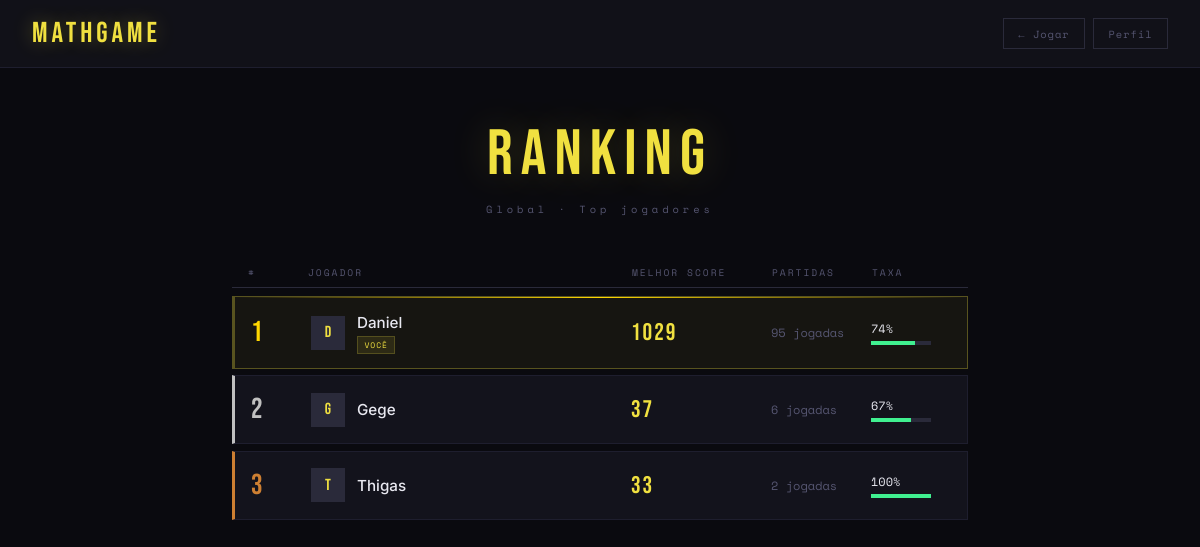
The page /ranking (signed in) on the database its author committed.
### tables this page shows
CREATE TABLE usuarios (
            id INTEGER PRIMARY KEY AUTOINCREMENT,
            username TEXT UNIQUE NOT NULL,
            senha_hash TEXT NOT NULL,
            criado_em TEXT NOT NULL,
            total_partidas INTEGER DEFAULT 0,
            total_acertos INTEGER DEFAULT 0,
            melhor_pontuacao INTEGER DEFAULT 0
        );

### app.py (the view)
@app.route('/ranking')
def ranking():
    redir = exige_login()
    if redir:
        return redir
    usuario = usuario_logado()
    dados_ranking = buscar_ranking(20)
    return render_template('ranking.html', usuario=usuario, ranking=dados_ranking)

### app.py (called while the page is built)
def usuario_logado() -> dict | None:
    uid = session.get('usuario_id')
    if uid:
        return buscar_usuario(uid)
    return None

def exige_login():
    if not usuario_logado():
        return redirect(url_for('login'))
    return None

### models/database.py (called while the page is built)
def get_connection() -> sqlite3.Connection:
    conn = sqlite3.connect(DB_PATH)
    conn.row_factory = sqlite3.Row
    return conn

def buscar_usuario(usuario_id: int) -> dict | None:
    conn = get_connection()
    u = conn.execute('SELECT * FROM usuarios WHERE id = ?', (usuario_id,)).fetchone()
    conn.close()
    return dict(u) if u else None

def buscar_ranking(limite: int = 10) -> list[dict]:
    conn = get_connection()
    rows = conn.execute('''
        SELECT username, melhor_pontuacao, total_partidas, total_acertos
        FROM usuarios
        WHERE total_partidas > 0
        ORDER BY melhor_pontuacao DESC
        LIMIT ?
    ''', (limite,)).fetchall()
    conn.close()
    return [dict(r) for r in rows]

### templates/ranking.html (shortened to what this page needs)
<!DOCTYPE html>
<html lang="pt-br">
<head>
</head>
<body>
<header>
  <a href="/jogo" class="header-logo">MATHGAME</a>
  <div class="header-nav">
    <a href="/jogo" class="nav-btn">← Jogar</a>
    <a href="/perfil" class="nav-btn">Perfil</a>
  </div>
</header>
<main>
  <div class="page-header">
    <div class="page-title">Ranking</div>
    <div class="page-sub">Global · Top jogadores</div>
  </div>
  {% if ranking %}
  <div class="ranking-header">
    <span>#</span>
    <span>Jogador</span>
    <span>Melhor Score</span>
    <span>Partidas</span>
    <span>Taxa</span>
  </div>
  {% for jogador in ranking %}
  {% set taxa = (jogador.total_acertos / jogador.total_partidas * 100)|round(0)|int if jogador.total_partidas > 0 else 0 %}
  <div class="ranking-row pos-{{ loop.index }} {% if jogador.username == usuario.username %}meu-perfil{% endif %}">
    <div class="col-pos">{{ loop.index }}</div>
    <div class="col-user">
      <div class="avatar">{{ jogador.username[0]|upper }}</div>
      <div>
        <div class="username">{{ jogador.username }}</div>
        {% if jogador.username == usuario.username %}
        <span class="eu-badge">VOCÊ</span>
        {% endif %}
      </div>
    </div>
    <div class="col-pontos">{{ jogador.melhor_pontuacao }}</div>
    <div class="col-partidas">{{ jogador.total_partidas }} jogadas</div>
    <div class="col-taxa">
      {{ taxa }}%
      <div class="taxa-bar">
        <div class="taxa-fill" style="width: {{ taxa }}%"></div>
      </div>
    </div>
  </div>
  {% endfor %}
  {% else %}
  <div class="empty-state">
    Nenhum jogador ainda.<br>
    Seja o primeiro!<br><br>
    <a href="/jogo" class="btn-jogar">Jogar Agora</a>
  </div>
  {% endif %}
</main>
</body>
</html>

### templates/ranking.html (style rules this page uses)
:root { --bg: #0a0a0f; --surface: #111118; --border: #1e1e2e; --border2: #2a2a3a; --accent: #f0e040; --accent2: #40e0f0; --green: #40f090; --danger: #f04060; --text: #e8e8f0; --muted: #555570; --card: #13131c; --gold: #ffd700; --silver: #c0c0c0; --bronze: #cd7f32; }
* { margin: 0; padding: 0; box-sizing: border-box; }
body { background: var(--bg); color: var(--text); font-family: 'Inter', sans-serif; min-height: 100vh; }
header { display: flex; align-items: center; justify-content: space-between; padding: 1rem 2rem; border-bottom: 1px solid var(--border); background: var(--surface); }
.header-logo { font-family: 'Bebas Neue', sans-serif; font-size: 1.8rem; color: var(--accent); letter-spacing: 4px; text-shadow: 0 0 20px rgba(240,224,64,0.3); text-decoration: none; }
.header-nav { display: flex; gap: 0.5rem; }
.nav-btn { padding: 0.4rem 0.9rem; background: none; border: 1px solid var(--border2); color: var(--muted); font-family: 'Space Mono', monospace; font-size: 0.65rem; letter-spacing: 1px; cursor: pointer; transition: all 0.2s; text-decoration: none; display: inline-flex; align-items: center; }
main { max-width: 800px; margin: 3rem auto; padding: 0 2rem; }
.page-header { text-align: center; margin-bottom: 2.5rem; }
.page-title { font-family: 'Bebas Neue', sans-serif; font-size: 4rem; letter-spacing: 8px; color: var(--accent); text-shadow: 0 0 40px rgba(240,224,64,0.2); }
.page-sub { font-family: 'Space Mono', monospace; font-size: 0.65rem; color: var(--muted); letter-spacing: 4px; margin-top: 0.5rem; }
.ranking-header { display: grid; grid-template-columns: 60px 1fr 140px 100px 80px; padding: 0.5rem 1rem; font-family: 'Space Mono', monospace; font-size: 0.6rem; letter-spacing: 2px; color: var(--muted); text-transform: uppercase; border-bottom: 1px solid var(--border2); margin-bottom: 0.5rem; }
.ranking-row { display: grid; grid-template-columns: 60px 1fr 140px 100px 80px; padding: 1rem; border: 1px solid var(--border); background: var(--card); margin-bottom: 0.4rem; align-items: center; transition: all 0.2s; position: relative; overflow: hidden; }
.ranking-row.pos-1 { border-left: 3px solid var(--gold); }
.ranking-row.pos-2 { border-left: 3px solid var(--silver); }
.ranking-row.pos-3 { border-left: 3px solid var(--bronze); }
.ranking-row.meu-perfil { border-color: rgba(240,224,64,0.3); background: rgba(240,224,64,0.05); }
.ranking-row.pos-1::before { content: ''; position: absolute; top: 0; left: 0; right: 0; height: 1px; background: linear-gradient(90deg, transparent, var(--gold), transparent); }
.col-pos { font-family: 'Bebas Neue', sans-serif; font-size: 1.8rem; color: var(--muted); letter-spacing: 2px; }
.ranking-row.pos-1 .col-pos { color: var(--gold); }
.ranking-row.pos-2 .col-pos { color: var(--silver); }
.ranking-row.pos-3 .col-pos { color: var(--bronze); }
.col-user { display: flex; align-items: center; gap: 0.75rem; }
.avatar { width: 34px; height: 34px; background: var(--border2); display: flex; align-items: center; justify-content: center; font-family: 'Bebas Neue', sans-serif; font-size: 1rem; color: var(--accent); flex-shrink: 0; }
.username { font-weight: 500; font-size: 0.95rem; }
.eu-badge { font-family: 'Space Mono', monospace; font-size: 0.5rem; letter-spacing: 1px; color: var(--accent); background: rgba(240,224,64,0.1); border: 1px solid rgba(240,224,64,0.2); padding: 0.1rem 0.4rem; }
.col-pontos { font-family: 'Bebas Neue', sans-serif; font-size: 1.5rem; color: var(--accent); letter-spacing: 2px; }
.col-partidas { font-family: 'Space Mono', monospace; font-size: 0.75rem; color: var(--muted); }
.col-taxa { font-family: 'Space Mono', monospace; font-size: 0.75rem; }
.taxa-bar { width: 60px; height: 4px; background: var(--border2); margin-top: 4px; overflow: hidden; }
.taxa-fill { height: 100%; background: var(--green); }

### rows shown on the page
usuarios: username "D", username "Daniel", shows "VOCÊ", melhor_pontuacao "1029", total_partidas "95", taxa "74"
usuarios: username "G", username "Gege", melhor_pontuacao "37", total_partidas "6", taxa "67"
usuarios: username "T", username "Thigas", melhor_pontuacao "33", total_partidas "2", taxa "100"
